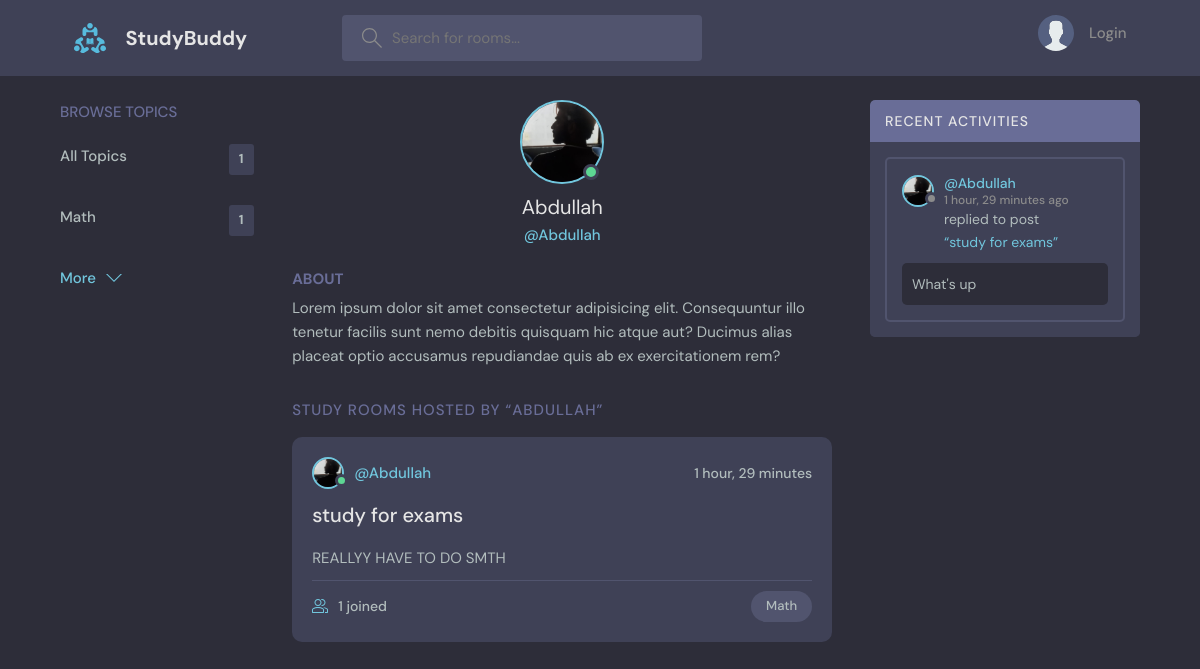
The app's page /userProfile/1/ with its own data.
### base/models.py (models this page shows, shortened)
class Topic(models.Model):
    name = models.CharField(max_length=200)
    def __str__(self):
        return self.name

class User(AbstractUser):
    name = models.CharField(max_length=200,null=True)
    email = models.EmailField(unique=True,null=True)
    bio = models.TextField(null=True)
    avatar = models.ImageField(default='avatar.svg',null=True)
    REQUIRED_FIELDS = []

class Room(models.Model):
    host = models.ForeignKey(User, on_delete=models.SET_NULL, null=True)
    topic = models.ForeignKey(Topic, on_delete=models.SET_NULL, null=True)
    name = models.CharField(max_length=200)
    participants = models.ManyToManyField(User,related_name="participants",blank=True)
    description = models.TextField(null=True, blank=True)
    updated = models.DateTimeField(auto_now=True)
    created = models.DateTimeField(auto_now_add=True)
    class Meta:
        ordering = ['-updated', '-created']
    def __str__(self):
        return self.name

class Message(models.Model):
    user = models.ForeignKey(User, on_delete=models.CASCADE)
    room = models.ForeignKey(Room, on_delete=models.CASCADE)
    body = models.TextField()
    updated = models.DateTimeField(auto_now=True)
    created = models.DateTimeField(auto_now_add=True)
    class Meta:
        ordering = ['-updated', '-created']

### base/views.py (the view)
# urls.py: path('userProfile/<str:pk>/',views.userProfile,name="userProfile"),
def userProfile(request, pk):
    user = User.objects.get(id=pk)
    rooms = user.room_set.all()  # Rooms where the user is the host
    participants = User.objects.filter(participants__in=rooms).distinct()  # Get all unique participants
    room_messages = user.message_set.all()
    topics = Topic.objects.annotate(room_count=Count('room'))
    context = {
        'user': user,
        'rooms': rooms,
        'participants': participants,  # Unique participants
        'room_messages': room_messages,
        'topics': topics
    }
    return render(request, 'base/user_profile.html', context)

### base/templates/base/user_profile.html (shortened to what this page needs)
{% extends 'main.html' %}
{% block content %}
  <main class="profile-page layout layout--3">
    <div class="container">
      <div class="topics">
     {% include 'base/topic_component.html' %}
      </div>
      <div class="roomList">
        <div class="profile">
          <div class="profile__avatar">
            <div class="avatar avatar--large active">
              <img src="{{user.avatar.url}}" />
            </div>
          </div>
          <div class="profile__info">
            <h3>{{user.username}}</h3>
            <p>@{{user.username}}</p>
          </div>
          <div class="profile__about">
            <h3>About</h3>
            <p>
              Lorem ipsum dolor sit amet consectetur adipisicing elit. Consequuntur illo tenetur
              facilis sunt nemo debitis quisquam hic atque aut? Ducimus alias placeat optio
              accusamus repudiandae quis ab ex exercitationem rem?
            </p>
          </div>
        </div>
        <div class="roomList__header">
          <div>
            <h2>Study Rooms Hosted by “{{user.username}}”</a>
            </h2>
          </div>
        </div>
        {% for room in rooms %}
        <div class="roomListRoom">
          <div class="roomListRoom__header">
            <a href="" class="roomListRoom__author">
              <div class="avatar avatar--small active">
                <img src="{{room.host.avatar.url}}" />
              </div>
              <span>@{{user.username}}</span>
            </a>
            <div class="roomListRoom__actions">
              <span>{{ room.created|timesince }}</span>
            </div>
          </div>
          <div class="roomListRoom__content">
            <a href="{% url 'room' room.id %}"> {{room.name}}</a>
            <p>
              {{room.description}}
            </p>
          </div>
          <div class="roomListRoom__meta">
            <a class="roomListRoom__joined">
              {{room.participants.count}} joined
            </a>
            <p class="roomListRoom__topic">{{room.topic}}</p>
          </div>
        </div>
        {% empty %}
        <p>There is no room Hosted by "{{user.username}}".</p>
        {% endfor %}
      </div>
      <div class="activities">
        {% include 'base/activity_component.html' %}
      </div>
    </div>
  </main>
  {% endblock content %}

### base/templates/base/topic_component.html
{% block content %}
<div class="topics">
  <div class="topics__header">
    <h2>Browse Topics</h2>
  </div>
  <ul class="topics__list">
    <li>
      <a href="{% url 'home' %}">All Topics<span>{{ topics.count }}</span></a>
    </li>
    {% for topic in topics|slice:":5" %}
    <li>
      <div>
        <a href="{% url 'home' %}?q={{ topic.name }}"
          >{{ topic.name }} <span>{{ topic.room_count }}</span></a
        >
      </div>
    </li>
    {% endfor %}
  </ul>
  <a class="btn btn--link" href="{% url 'topics' %}">
    More
    <svg
      version="1.1"
      xmlns="http://www.w3.org/2000/svg"
      width="32"
      height="32"
      viewBox="0 0 32 32"
    >
      <title>chevron-down</title>
      <path d="M16 21l-13-13h-3l16 16 16-16h-3l-13 13z"></path>
    </svg>
  </a>
</div>
{% endblock content %}

### base/templates/base/activity_component.html (shortened to what this page needs)
<div class="activities">
  <div class="activities__header">
    <h2>Recent Activities</h2>
  </div>
  {% for msg in room_messages %}
  <div class="activities__box">
    <div class="activities__boxHeader roomListRoom__header">
      <a
        href="{% url 'userProfile' msg.user.id %}"
        class="roomListRoom__author"
      >
        <div class="avatar avatar--small">
          <img src="{{msg.user.avatar.url}}" />
        </div>
        <p>
          @{{msg.user}}
          <span>{{ msg.created|timesince }} ago</span>
        </p>
      </a>
    </div>
    <div class="activities__boxContent">
      <p>
        replied to post
        <a href="{% url 'room' msg.room.id %}">“{{msg.room}}”</a>
      </p>
      <div class="activities__boxRoomContent">{{ msg.body }}</div>
    </div>
  </div>
  {% empty %}
  <pre>   No Recent Activity.</pre>
  {% endfor %}
</div>

### records on screen
Topic: name "Math", room_count "1"
User: avatar (picture), username "Abdullah", username "ABDULLAH"
Room: host.avatar (picture), created "1 hour, 29 minutes", name "study for exams", description "REALLYY HAVE TO DO SMTH", participants.count "1", topic "Math"
Message: user.avatar (picture), user "Abdullah", created "1 hour, 29 minutes", room "study for exams", body "What's up"

### other values on screen
{{ topics.count }} "1"
